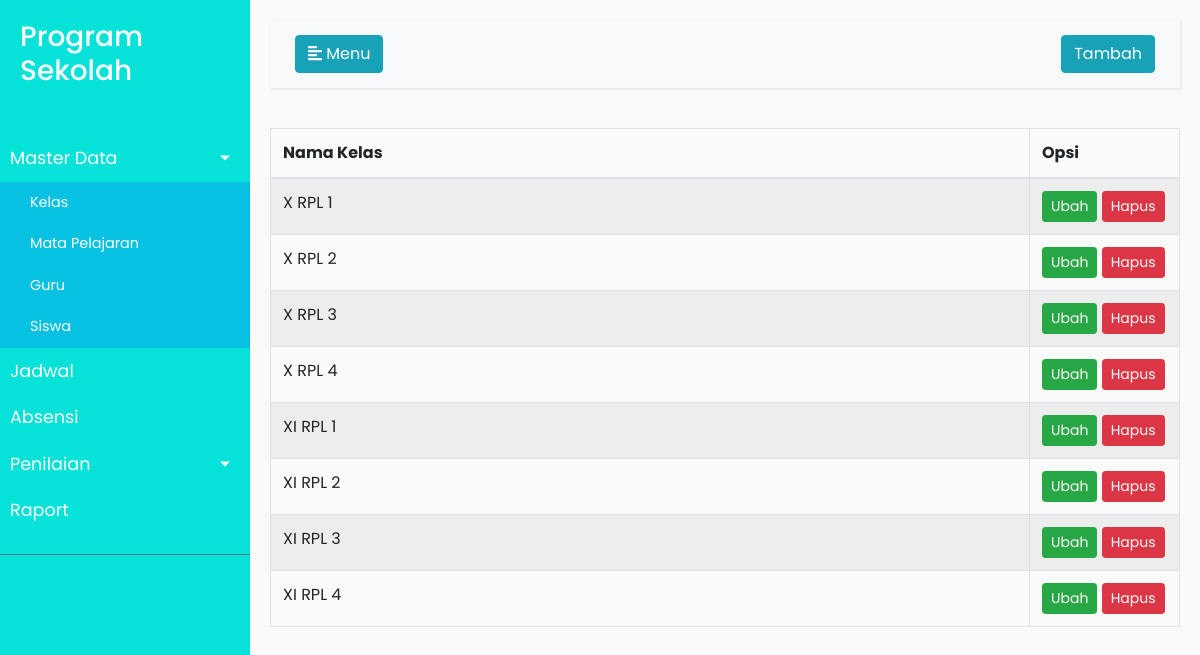
Page /masterkelas.php on the committed database.
### tables this page shows
CREATE TABLE `kelas` (
  `Id` int(11) NOT NULL,
  `nama` varchar(255) DEFAULT NULL
);

### masterkelas.php (the view, shortened to what this page needs)
<?php include "header.php";?>
        <div id="content">
            <nav class="navbar navbar-expand-lg navbar-light bg-light">
                <div class="container-fluid">
                    <button type="button" id="sidebarCollapse" class="btn btn-info">
                        <i class="fas fa-align-left"></i>
                        <span>Menu</span>
                    </button>
                    <div class="collapse navbar-collapse" id="navbarSupportedContent">
                            <ul class="nav navbar-nav ml-auto">
                                <li class="nav-item">
                                    <a class="btn btn-info" href="tambahkelas.php">Tambah</a>
                                </li>
                            </ul>
                        </div>
                </div>
            </nav>
            <?php include "koneksimysql.php";?>
            <table id="example" class="table table-striped table-bordered" style="width:100%">
                    <thead>
                        <tr>
                            <th>Nama Kelas</th>
                            <th width="150px">Opsi</th>
                        </tr>
                    </thead>
                    <tbody>
                        <?php
                            $sql=$conn->query("select * from kelas");
                            while($rs=$sql->fetch_object()){
                        ?>
                            <tr>
                                <td><?php echo $rs->nama;?></td>
                                <td><a class="btn btn-success btn-sm" href="tambahkelas.php?id=<?php echo $rs->Id;?>">Ubah</a>
                                <a  class="btn btn-danger btn-sm" onclick="return confirm('Apakah anda yakin ingin menghapus data ini ?');" href="hapuskelas.php?id=<?php echo $rs->Id;?>">Hapus</td>
                            </tr>
                        <?php
                            }
                        ?>
                    </tbody>
            </table>
        </div>
    </div>
    <?php include "footer.php";?>

### style.css (style rules this page uses)
body { font-family: 'Poppins', sans-serif; background: #fafafa; }
a, a:hover, a:focus { color: inherit; text-decoration: none; transition: all 0.3s; }
.navbar { padding: 15px 10px; background: #fff; border: none; border-radius: 0; margin-bottom: 40px; box-shadow: 1px 1px 3px rgba(0, 0, 0, 0.1); }
#content { width: 100%; padding: 20px; min-height: 100vh; transition: all 0.3s; }

### rows in the picture
kelas: nama "X RPL 1"
kelas: nama "X RPL 2"
kelas: nama "X RPL 3"
kelas: nama "X RPL 4"
kelas: nama "XI RPL 1"
kelas: nama "XI RPL 2"
kelas: nama "XI RPL 3"
kelas: nama "XI RPL 4"
